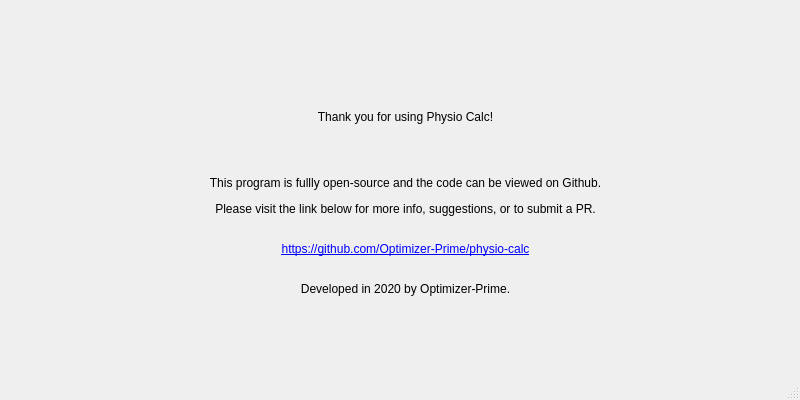
<?xml version="1.0" encoding="UTF-8"?>
<ui version="4.0">
 <class>AboutWindow</class>
 <widget class="QMainWindow" name="AboutWindow">
  <property name="geometry">
   <rect>
    <x>0</x>
    <y>0</y>
    <width>800</width>
    <height>400</height>
   </rect>
  </property>
  <property name="windowTitle">
   <string>About</string>
  </property>
  <widget class="QWidget" name="centralwidget">
   <widget class="QLabel" name="label">
    <property name="enabled">
     <bool>true</bool>
    </property>
    <property name="geometry">
     <rect>
      <x>9</x>
      <y>9</y>
      <width>782</width>
      <height>89</height>
     </rect>
    </property>
    <property name="sizePolicy">
     <sizepolicy hsizetype="Preferred" vsizetype="Preferred">
      <horstretch>0</horstretch>
      <verstretch>0</verstretch>
     </sizepolicy>
    </property>
    <property name="minimumSize">
     <size>
      <width>0</width>
      <height>89</height>
     </size>
    </property>
    <property name="maximumSize">
     <size>
      <width>16777215</width>
      <height>89</height>
     </size>
    </property>
    <property name="sizeIncrement">
     <size>
      <width>0</width>
      <height>0</height>
     </size>
    </property>
    <property name="baseSize">
     <size>
      <width>0</width>
      <height>0</height>
     </size>
    </property>
    <property name="pixmap">
     <pixmap resource="resources.qrc">:/resources/logo.png</pixmap>
    </property>
    <property name="scaledContents">
     <bool>false</bool>
    </property>
    <property name="alignment">
     <set>Qt::AlignCenter</set>
    </property>
    <property name="wordWrap">
     <bool>false</bool>
    </property>
   </widget>
   <widget class="QLabel" name="label_2">
    <property name="geometry">
     <rect>
      <x>150</x>
      <y>110</y>
      <width>511</width>
      <height>241</height>
     </rect>
    </property>
    <property name="text">
     <string>&lt;html&gt;&lt;head/&gt;&lt;body&gt;&lt;p&gt;Thank you for using Physio Calc!&lt;/p&gt;&lt;p&gt;&lt;br/&gt;&lt;/p&gt;&lt;p&gt;This program is fullly open-source and the code can be viewed on Github.&lt;/p&gt;&lt;p&gt;Please visit the link below for more info, suggestions, or to submit a PR.&lt;br/&gt;&lt;/p&gt;&lt;p&gt;&lt;a href=&quot;https://github.com/Optimizer-Prime/physio-calc&quot;&gt;&lt;span style=&quot; text-decoration: underline; color:#0000ff;&quot;&gt;https://github.com/Optimizer-Prime/physio-calc&lt;/span&gt;&lt;/a&gt;&lt;br/&gt;&lt;/p&gt;&lt;p&gt;Developed in 2020 by Optimizer-Prime.&lt;/p&gt;&lt;/body&gt;&lt;/html&gt;</string>
    </property>
    <property name="alignment">
     <set>Qt::AlignHCenter|Qt::AlignTop</set>
    </property>
    <property name="textInteractionFlags">
     <set>Qt::LinksAccessibleByKeyboard|Qt::LinksAccessibleByMouse|Qt::TextBrowserInteraction|Qt::TextSelectableByKeyboard|Qt::TextSelectableByMouse</set>
    </property>
   </widget>
  </widget>
  <widget class="QMenuBar" name="menubar">
   <property name="geometry">
    <rect>
     <x>0</x>
     <y>0</y>
     <width>800</width>
     <height>22</height>
    </rect>
   </property>
  </widget>
  <widget class="QStatusBar" name="statusbar"/>
 </widget>
 <resources>
  <include location="resources.qrc"/>
 </resources>
 <connections/>
</ui>
